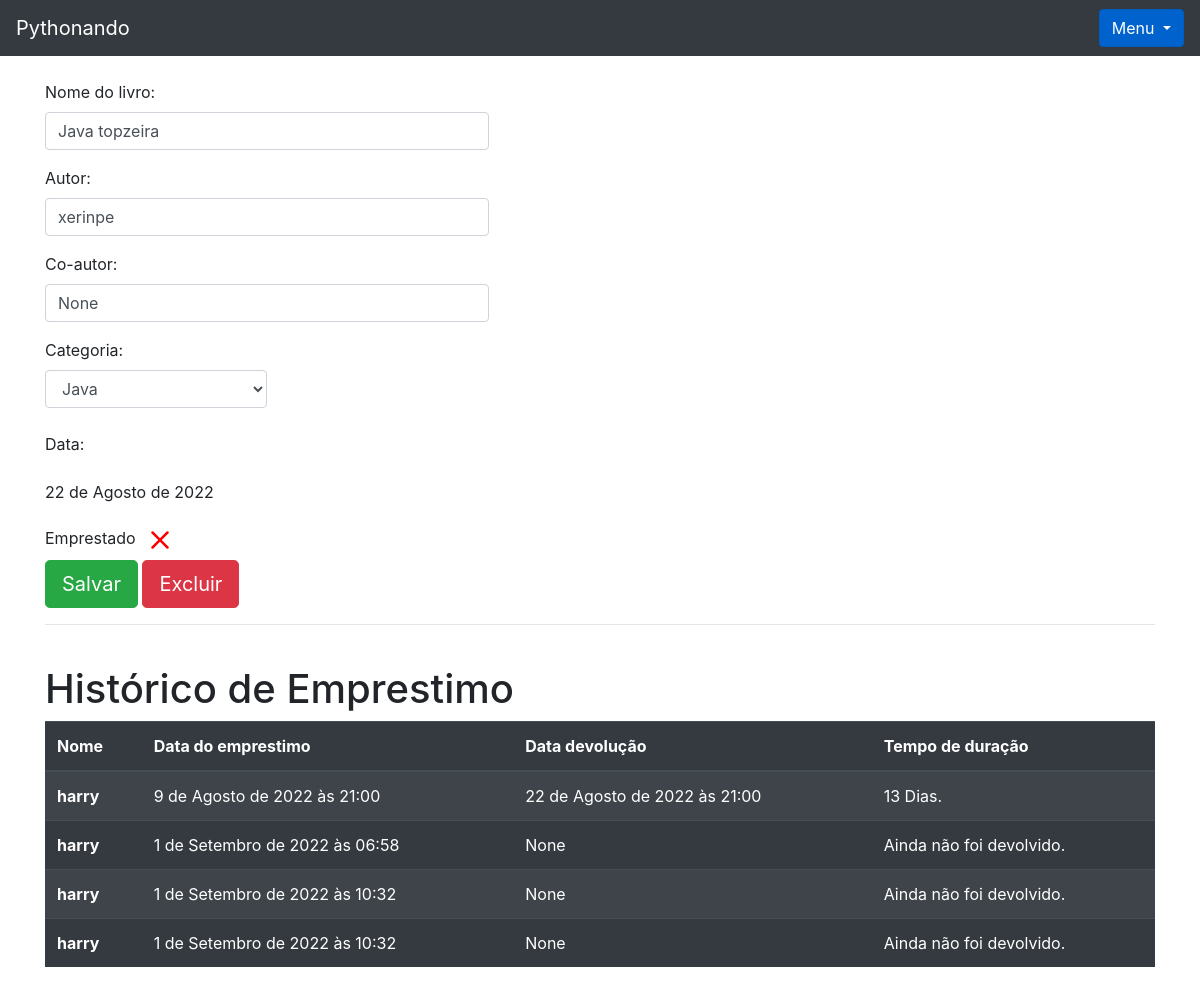
Page /livro/ver_livro/4 (signed in) on the committed database.
### livro/models.py (models this page shows, shortened)
class Livros(models.Model):
    nome = models.CharField(max_length = 100)
    autor = models.CharField(max_length = 30)
    co_autor = models.CharField(max_length = 30, blank = True, null = True)
    data_cadastro = models.DateField(default = date.today)
    emprestado = models.BooleanField(default=False)
    categoria = models.ForeignKey(Categoria, on_delete=models.DO_NOTHING)
    usuario = models.ForeignKey(Usuario, on_delete=models.DO_NOTHING)
    class Meta:
        verbose_name = 'Livro'

class Emprestimos(models.Model):
    choices = (
        ('P', 'Péssimo '),
        ('R', 'Ruim'),
        ('B', 'Bom'),
        ('O', 'Ótimo')
    )
    nome_emprestado = models.ForeignKey(Usuario, on_delete=models.DO_NOTHING,blank = True, null = True)
    nome_emprestado_anonimo = models.CharField(max_length = 30, blank = True, null = True)
    data_emprestimo = models.DateTimeField(default=datetime.datetime.now())
    data_devolucao = models.DateTimeField(blank = True, null = True)
    livro = models.ForeignKey(Livros, on_delete=models.DO_NOTHING)
    avaliacao = models.CharField(max_length=1, choices=choices, null=True, blank=True)

### usuarios/models.py (models this page shows)
class Usuario(models.Model):
    nome = models.CharField(max_length=30)
    email = models.EmailField()
    senha = models.CharField(max_length=64)
    def __str__(self) -> str:
        return self.nome

### livro/views.py (the view)
# urls.py: path('ver_livro/<int:id>', views.ver_livros, name='ver_livros'),#url dinamica
def ver_livros(request, id):
    if request.session.get('usuario'):
        livro = Livros.objects.get(id = id)
        if request.session.get('usuario') == livro.usuario.id:
            usuario = Usuario.objects.get(id = request.session['usuario'])
            categoria_livro = Categoria.objects.filter(usuario = request.session.get('usuario'))
            emprestimos = Emprestimos.objects.filter(livro = livro)
            form = CadastroLivro()
            form.fields['usuario'].initial = request.session['usuario']
            form_categoria = CategoriaLivro()
            usuarios = Usuario.objects.all()
            livros_emprestar = Livros.objects.filter(usuario = usuario).filter(emprestado = False)
            livros_emprestados = Livros.objects.filter(usuario = usuario).filter(emprestado = True)
            return render(request, 'ver_livro.html', {'livro': livro,
                                                      'categoria_livro': categoria_livro, 'emprestimos': emprestimos,
                                                      'usuario_logado':request.session.get('usuario'), 'form': form,
                                                      'id_livro': id,
                                                      'form_categoria': form_categoria, 'usuarios': usuarios, 'livros_emprestar': livros_emprestar, 'livros_emprestados': livros_emprestados,})
        else:
            return HttpResponse('este livro nao é seu')
    return redirect('/auth/login/?status=2')

### livro/forms.py
class CadastroLivro(forms.ModelForm):
    class Meta:
        model = Livros
        fields = "__all__"
    def __init__(self, *args, **kwargs):
        super().__init__(*args, **kwargs)
        self.fields['usuario'].widget = forms.HiddenInput()

class CategoriaLivro(forms.Form):
    nome = forms.CharField(max_length=30)
    descricao = forms.CharField(max_length=60)
    def __init__(self, *args, **kwargs):
        super().__init__(*args, **kwargs)
        self.fields['descricao'].widget = forms.Textarea()

### livro/models.py (called while the page is built)
    def __str__(self) -> str:
        return self.nome

### livro/templatetags/filtros.py (called while the page is built)
@register.filter
def mostra_duracao(value1, value2):
    if all((isinstance(value1, datetime), isinstance(value2, datetime))):
        dias = (value1 - value2).days
        texto = 'Dias'
        if dias == 1:
            texto = 'Dia'
        return f"{dias} {texto}."
    return "Ainda não foi devolvido."

### livro/templates/ver_livro.html (shortened to what this page needs)
{% extends 'base.html' %}
{% load filtros %}
{% block 'conteudo' %}
<div class="container">
    <br>
      <p>
        <label>Nome do livro:</label>
        <input style="width: 40%;" class="form-control" type="texte" value="{{livro.nome}}" name="nome_livro">
      </p>
      <p>
        <label>Autor:</label>
        <input style="width: 40%;" class="form-control" type="texte" value="{{livro.autor}}" name="autor">
      </p>
      <p>
        <label>Co-autor:</label>
        <input style="width: 40%;" class="form-control" type="texte" value="{{livro.co_autor}}" name="co_autor">
      </p>
      <label>Categoria:</label>
      <select style="width: 20%;" class="form-control" name="categoria">
        {% for i in categoria_livro %}
          {% if livro.categoria.nome == i.nome %}
            <option selected>{{i}}</option>
          {% else %}
            <option>{{i}}</option>
          {% endif %}
        {% endfor %}
      </select>
      <br>
      <p>
        <label>Data:</label>
        <p>{{livro.data_cadastro}}</p>
      </p>
      <label>Emprestado</label>
      <br>
      <input type="submit" class="btn btn-success btn-lg" value="Salvar">
    <button type="button" class="btn btn-danger btn-lg" data-toggle="modal" data-target="#exampleModal2">
      Excluir
    </button>
    <hr>
    <br>
    <h1>Histórico de Emprestimo</h1>
    <table class="table table-striped table-dark">
      <thead>
        <tr>
          <th scope="col">Nome</th>
          <th scope="col">Data do emprestimo</th>
          <th scope="col">Data devolução</th>
          <th scope="col">Tempo de duração</th>
        </tr>
      </thead>
      <tbody>
        {% for i in emprestimos%}
          <tr>
            {% if i.nome_emprestado_anonimo == None %}
            <th scope="row">{{i.nome_emprestado}}</th>
            {% else %}
            <th scope="row">{{i.nome_emprestado_anonimo}}</th>
            {% endif %}
            <td>{{i.data_emprestimo}}</td>
            <td>{{i.data_devolucao}}</td>
            <td>{{i.data_devolucao|mostra_duracao:i.data_emprestimo}} </td>
          </tr>
        {% endfor %}
      </tbody>
    </table>
    </div>
{% endblock %}

### rows in the picture
Livros: nome_livro "Java topzeira", autor "xerinpe", co_autor "None", data_cadastro "22 de Agosto de 2022"
Emprestimos: nome_emprestado "harry", data_emprestimo "9 de Agosto de 2022 às 21:00", data_devolucao "22 de Agosto de 2022 às 21:00", data_devolucao|mostra_duracao "13 Dias."
Emprestimos: nome_emprestado "harry", data_emprestimo "1 de Setembro de 2022 às 06:58", data_devolucao "None", data_devolucao|mostra_duracao "Ainda não foi devolvido."
Emprestimos: nome_emprestado "harry", data_emprestimo "1 de Setembro de 2022 às 10:32", data_devolucao "None", data_devolucao|mostra_duracao "Ainda não foi devolvido."
Emprestimos: nome_emprestado "harry", data_emprestimo "1 de Setembro de 2022 às 10:32", data_devolucao "None", data_devolucao|mostra_duracao "Ainda não foi devolvido."

### other values in the picture
form field categoria "Java"
